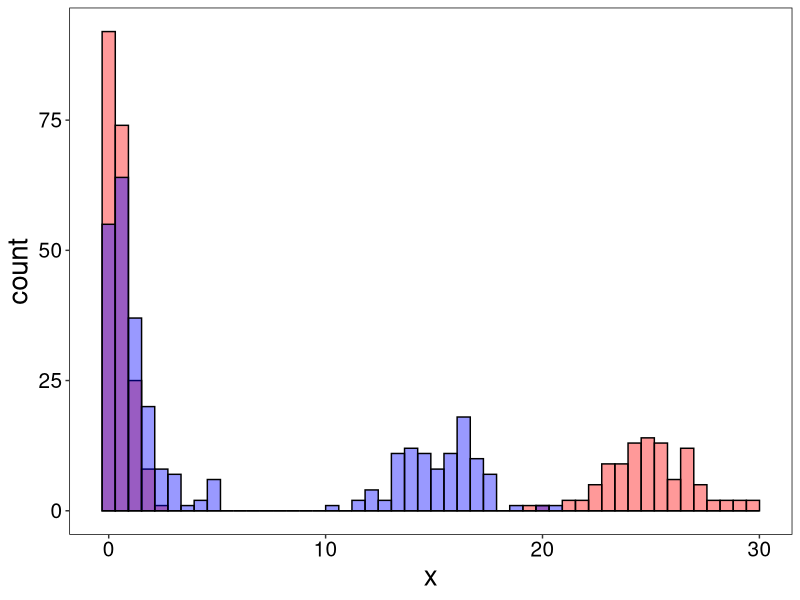
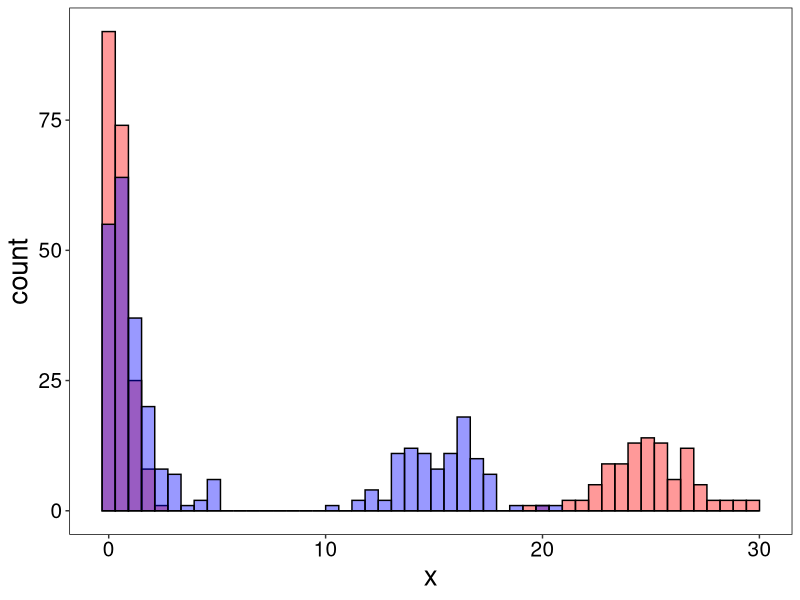
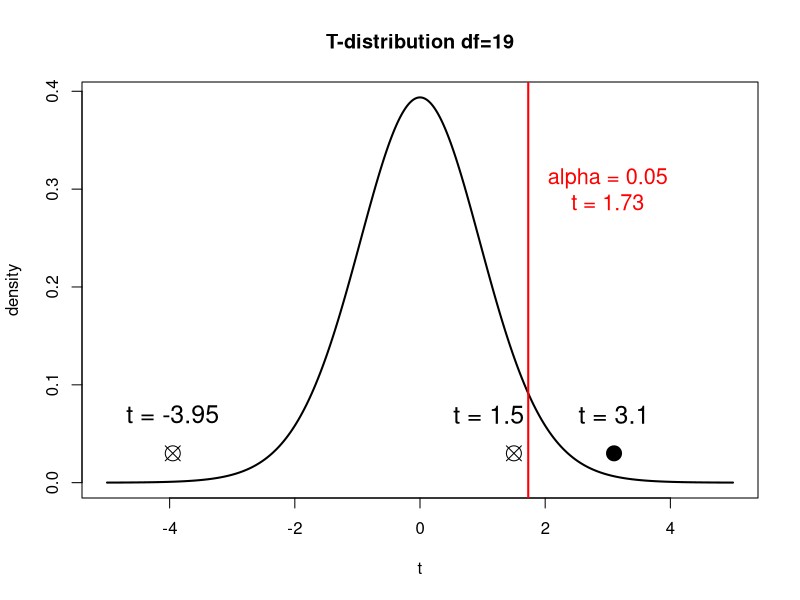
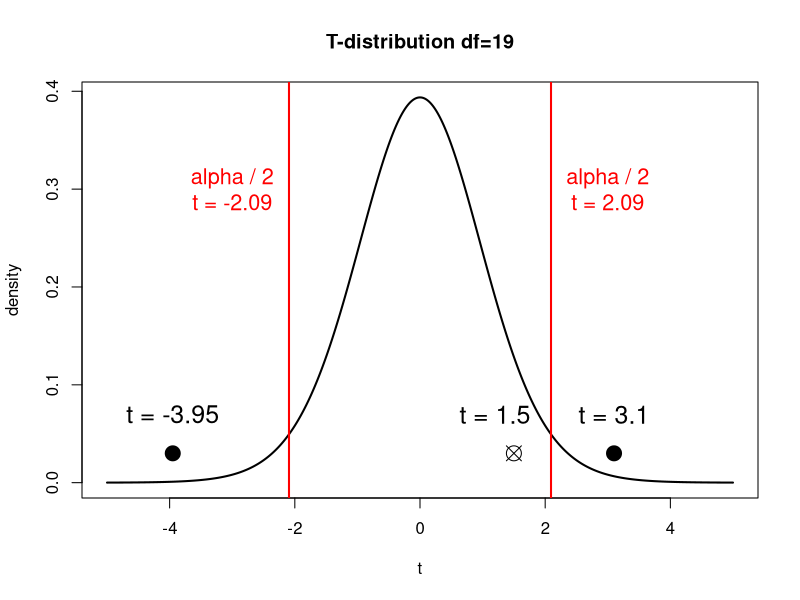

Write the R code that produced these figures, in order.
## ---- chunk 1
knitr::opts_chunk$set(echo = F, fig.width = 8, fig.height = 4, dpi = 300)
library(dplyr)
library(tidyr)
library(ggplot2)

theme_custom <- theme(
    axis.text = element_text(size = 15),
    axis.title = element_text(size = 20),
    plot.title = element_text(size = 20, hjust = 0.5),
    plot.subtitle = element_text(size = 15, hjust = 0.5),
    legend.title = element_text(size = 15),
    legend.text = element_text(size = 15),
    panel.background = element_rect(fill = "white"), 
    panel.grid = element_blank()
  )

theme_set(theme_custom)
## ---- chunk 2
sample_1 <- c(rexp(200, 2), rnorm(100, 25, 2)) %>%  data.frame(x=.)
sample_2 <- c(rexp(200, 1), rnorm(100, 15, 2)) %>%  data.frame(x=.)

odttg <- ggplot() + 
  geom_histogram(data=sample_1, mapping = aes(x=x),
                 bins=50, alpha=0.4, fill='red', col='black') +
  geom_histogram(data=sample_2, mapping = aes(x=x), 
                 bins=50, alpha=0.4, fill='blue', col='black')
## ---- chunk 3
#| fig-height: 6
#| fig-width: 8
odttg
## ---- chunk 4
#| fig-height: 6
#| fig-width: 8
odttg
## ---- chunk 5
# t1 = rt(100000, 3)
# t2 = rt(100000, 3)
# t5 = rt(100000, 5)
# t10 = rt(100000, 10)
# t30 = rt(100000, 30)
# t100 = rt(100000, 100)
# 
# dft = data.frame(t1,t2,t5,t10,t30,t100) %>%  
#   pivot_longer(values_to = 'value', 
#                cols = 1:5, names_to = 't') %>% 
#   mutate(t = as.factor(t))
# 
# dft %>%  ggplot(aes(col=t, 
#                     x=value, 
#                     y=..density..)) + 
#   # geom_histogram(alpha=0.4, bins = 100) +
#   geom_density() +
#   xlim(c(-5,5))

## ---- chunk 6
plot(x=seq(-5,5,0.01), y=dt(seq(-5,5,0.01), df=19), 'l', lwd=2,
     main = 'T-distribution df=19',
     xlab='t', ylab='density')
abline(v=qt(0.95, df=19), col='red', lwd=2) 
text(x =3, y = 0.3, col='red',
     labels = paste('alpha = 0.05\nt =', qt(0.95, df=19) %>%round(2)), cex=1.3)

points(x = c(1.5, 3.1,-3.95), y = rep(0.03, 3), pch=c(13,19,13), cex=2)
text(x = c(1.1, 3.1,-3.95), y = rep(0.07, 3), 
     labels = c('t = 1.5', 't = 3.1', 't = -3.95'), cex=1.5)
## ---- chunk 7
# plot(x=seq(0, 10,0.01), y=dchisq(seq(0,10,0.01), df=2), 'l', lwd=2,
#      main = 'Chi-squared distribution df=2', xlab='Chisq', ylab='density')
# abline(v=qchisq(0.95, df=2), col='red', lwd=2)
# text(x =7, y = 0.3, col='red',
#      labels = 'alpha = 0.05', cex=1)
# 
# points(x = c(2.1, 7.34), y = rep(0.03, 2), pch=c(13,19), cex=2)
# text(x = c(2.1, 7.34), y = rep(0.07, 3), 
#      labels = c('chisq. = 2.1', "chisq. = 7.34"), cex=1.2)
## ---- chunk 8
plot(x=seq(-5,5,0.01), y=dt(seq(-5,5,0.01), df=19), 'l', lwd=2,
     main = 'T-distribution df=19',
     xlab='t', ylab='density')
abline(v=qt(0.975, df=19), col='red', lwd=2) 
abline(v=qt(0.025, df=19), col='red', lwd=2)
text(x =c(-3,3), y = 0.3, col='red',
     labels = c(paste('alpha / 2\nt =', qt(0.025, df=19) %>% round(2)),
                paste('alpha / 2\nt =', qt(0.975, df=19) %>% round(2))), cex=1.3)


points(x = c(1.5, 3.1,-3.95), y = rep(0.03, 3), pch=c(13,19,19), cex=2)
text(x = c(1.2, 3.1,-3.95), y = rep(0.07, 3), 
     labels = c('t = 1.5', 't = 3.1', 't = -3.95'), cex=1.5)
## ---- chunk 9
qt(0.95, df=19)
qt(0.05, df=19)
## ---- chunk 10
qt(0.975, df=19)
qt(0.025, df=19)
